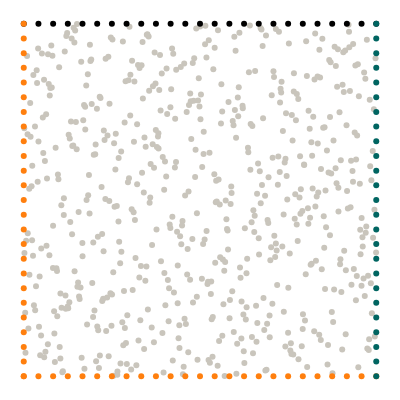

Source (notebook cell):
### Markdown cell above
## Geometry

We want to model a quarter of a plate with an elliptical hole. The domain itself is represented by collocation points, the boundaries are represented by uniformly sampled points along the perimeter.

### Code cell
import torch
from torch.optim.lr_scheduler import StepLR
import numpy as np
from scipy.stats import qmc
from plotly.express.colors import sequential
import plotly.graph_objects as go
import plotly.figure_factory as ff
from tqdm import tqdm
import wandb
import matplotlib.pyplot as plt

torch.set_default_dtype(torch.float64)
from global_constants import L, B0, EPS0, MU, LBD

# Number of collocation points
N = 25

# Epochs
epochs = 1000
# Batch size
batch_size = 64
# Leanring rate
lr = 0.01 #normally 0.001
# Scheduler step width
scheduler_step = 250 #normally 2000
# Gamma factor of scheduler
scheduler_gamma = 0.5

# Number of hidden neurons
hn = 50


# Weight of PDE loss
W_PDE = 0.001
# Weight of Neumann loss
W_NEU = 0.01
# Weight of data losses
W_STRESS = 0.0
W_DISP = 0.0


# Create collocation points
points = L * qmc.LatinHypercube(d=2).random(N**2)
collocation = torch.tensor(points, requires_grad=True).double()

# Boundary points
x_top = torch.linspace(0, L, N, requires_grad=True).double()
y_top = L * torch.ones((N, 1), requires_grad=True).double()
top = torch.column_stack([x_top, y_top]).double()

x_bottom = torch.linspace(0, L, N).double()
y_bottom = torch.zeros((N, 1)).double()
bottom = torch.column_stack([x_bottom, y_bottom]).double()

x_left = torch.zeros((N, 1)).double()
y_left = torch.linspace(0, L, N).double()
left = torch.column_stack([x_left, y_left]).double()

x_right = L * torch.ones((N, 1)).double()
y_right = torch.linspace(0, L, N).double()
right = torch.column_stack([x_right, y_right]).double()


# Visualize geometry
with torch.no_grad():
    mode = "markers"
    gray = dict(color="#C9C5BC")
    green = dict(color="#006561")
    black = dict(color="black")
    orange = dict(color="#ff7f0e")
    fig = go.Figure()
    fig.add_trace(go.Scatter(x=collocation[:, 0], y=collocation[:, 1], mode=mode, marker=gray))
    fig.add_trace(go.Scatter(x=top[:, 0], y=top[:, 1], mode=mode, marker=black))
    fig.add_trace(go.Scatter(x=bottom[:, 0], y=bottom[:, 1], mode=mode, marker=orange))
    fig.add_trace(go.Scatter(x=left[:, 0], y=left[:, 1], mode=mode, marker=orange))
    fig.add_trace(go.Scatter(x=right[:, 0], y=right[:, 1], mode=mode, marker=green))
    fig.layout.yaxis.scaleanchor = "x"
    fig.update_layout(
        template="none",
        width=400,
        height=400,
        margin=dict(l=0, r=0, b=0, t=0),
        showlegend=False,
    )
    fig.update_xaxes(visible=False)
    fig.update_yaxes(visible=False)
    fig.show()

### Figure 1 — Plotly figure (JSON) as saved in the notebook; plotly's stock layout.template omitted (floating-point values rounded to 4 significant figures; data arrays with more than 128 entries replaced by an {"elided": "..."} marker saying what was removed)
{"data": [{"marker": {"color": "#C9C5BC"}, "mode": "markers", "type": "scatter", "x": {"elided": "625 float values"}, "y": {"elided": "625 float values"}}, {"marker": {"color": "black"}, "mode": "markers", "type": "scatter", "x": [0, 0.04167, 0.08333, 0.125, 0.1667, 0.2083, 0.25, 0.2917, 0.3333, 0.375, 0.4167, 0.4583, 0.5, 0.5417, 0.5833, 0.625, 0.6667, 0.7083, 0.75, 0.7917, 0.8333, 0.875, 0.9167, 0.9583, 1], "y": [1, 1, 1, 1, 1, 1, 1, 1, 1, 1, 1, 1, 1, 1, 1, 1, 1, 1, 1, 1, 1, 1, 1, 1, 1]}, {"marker": {"color": "#ff7f0e"}, "mode": "markers", "type": "scatter", "x": [0, 0.04167, 0.08333, 0.125, 0.1667, 0.2083, 0.25, 0.2917, 0.3333, 0.375, 0.4167, 0.4583, 0.5, 0.5417, 0.5833, 0.625, 0.6667, 0.7083, 0.75, 0.7917, 0.8333, 0.875, 0.9167, 0.9583, 1], "y": [0, 0, 0, 0, 0, 0, 0, 0, 0, 0, 0, 0, 0, 0, 0, 0, 0, 0, 0, 0, 0, 0, 0, 0, 0]}, {"marker": {"color": "#ff7f0e"}, "mode": "markers", "type": "scatter", "x": [0, 0, 0, 0, 0, 0, 0, 0, 0, 0, 0, 0, 0, 0, 0, 0, 0, 0, 0, 0, 0, 0, 0, 0, 0], "y": [0, 0.04167, 0.08333, 0.125, 0.1667, 0.2083, 0.25, 0.2917, 0.3333, 0.375, 0.4167, 0.4583, 0.5, 0.5417, 0.5833, 0.625, 0.6667, 0.7083, 0.75, 0.7917, 0.8333, 0.875, 0.9167, 0.9583, 1]}, {"marker": {"color": "#006561"}, "mode": "markers", "type": "scatter", "x": [1, 1, 1, 1, 1, 1, 1, 1, 1, 1, 1, 1, 1, 1, 1, 1, 1, 1, 1, 1, 1, 1, 1, 1, 1], "y": [0, 0.04167, 0.08333, 0.125, 0.1667, 0.2083, 0.25, 0.2917, 0.3333, 0.375, 0.4167, 0.4583, 0.5, 0.5417, 0.5833, 0.625, 0.6667, 0.7083, 0.75, 0.7917, 0.8333, 0.875, 0.9167, 0.9583, 1]}], "layout": {"height": 400, "margin": {"b": 0, "l": 0, "r": 0, "t": 0}, "showlegend": false, "width": 400, "xaxis": {"visible": false}, "yaxis": {"scaleanchor": "x", "visible": false}}}
